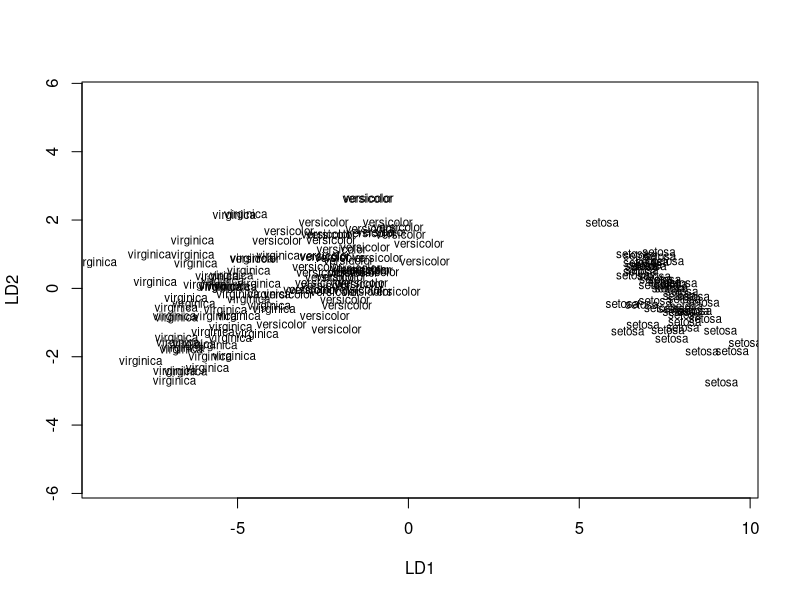

Reproduce this figure in R.
##===========================================
## Chapter 12 Linear Discriminant Analysis
##
## Example 2:  Fisher iris Data
##===========================================

library(MASS)  ## includes lda and qda for discriminant analysis
set.seed(1)

## linear discriminant analysis
## equal prior probabilities as same number from each species  
zlin=lda(Species ~., data=iris)
zlin;
plot(zlin);


predict(zlin, newdata=data.frame(Sepal.Length=5.1,Sepal.Width=3.5,Petal.Length=1.4, Petal.Width=0.2))
predict(zlin, newdata=data.frame(Sepal.Length=5.1,Sepal.Width=3.5,Petal.Length=1.4, Petal.Width=0.2))$class

## quadratic discriminant analysis
zqua=lda(Species~., iris,prior=c(1,1,1)/3)
predict(zqua,newdata=data.frame(Sepal.Length=5.1,Sepal.Width=3.5,Petal.Length=1.4, Petal.Width=0.2))
predict(zqua,newdata=data.frame(Sepal.Length=5.1,Sepal.Width=3.5,Petal.Length=1.4, Petal.Width=0.2))$class

## cross-validation (1000 times)
n=150
nt=100
neval=n-nt
rep=1000

errlin=dim(rep)
errqua=dim(rep)
for (k in 1:rep) {
  train=sample(1:n,nt)
  ## linear discriminant analysis
  m1=lda(Species~., iris[train,], prior=c(1,1,1)/3)
  tablin=table(iris$Species[-train],predict(m1, iris[-train,])$class)
  errlin[k]=(neval-sum(diag(tablin)))/neval
  
  ## quadratic discriminant analysis
  m2=qda(Species~.,iris[train,],prior=c(1,1,1)/3)
  tablin=table(iris$Species[-train], predict(m2,iris[-train,])$class)
  errqua[k]=(neval-sum(diag(tablin)))/neval
}
merrlin=mean(errlin)
merrlin
merrqua=mean(errqua)
merrqua

